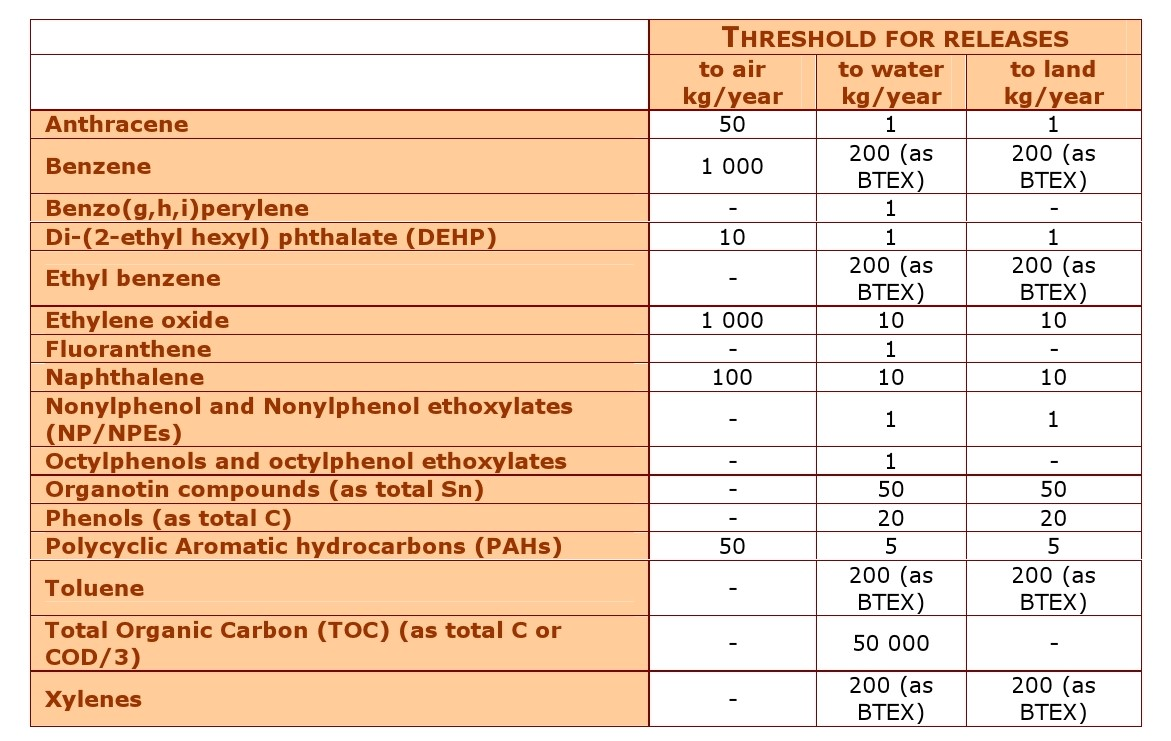
#> input picture table_recognition/test_imgs/sample_01.jpg, 1171 x 741 px; its folder holds only this picture in this run
$ python extract_table.py
#> lines starting #> are read from the running program, lines starting #| are printed output that depends on the picture; after the words box and inside, x2 and y2 are one past the last pixel; in counts of white or black regions, pixels touching at a corner belong together
#> further down, input_image is the input picture: shape (741, 1171, 3); mean B, G, R 188.6, 212.1, 240.5
# -*- coding: utf-8 -*-#
# -------------------------------------------------------------------------------
# Name:         extract-table.py
# Author:       wdf
# Date:         2019/7/9
# IDE：         PyCharm
# Parameters:
#     @param:
#     @param:
# Return：
#
# Description:
# 参考：
# https://answers.opencv.org/question/63847/how-to-extract-tables-from-an-image/  （opencv官方示例）
# https://blog.csdn.net/yomo127/article/details/52045146  （c++版代码）
# https://blog.csdn.net/weixin_34059951/article/details/88151801 （python）
#  输入一张平整的图片，提取横线、竖线、交叉点、绘制表格
#  只对平整的图片有效，旋转表格效果不行

#### 分割单元格步骤
# 1. 读取图像；
# 2. 二值化处理；
# 3. 横向、纵向的膨胀、腐蚀操作，得到横线图img_row和竖线图img_col；
# 4. 得到点图，img_row + img_col=img_dot；
# 5. 得到线图，img_row × img_col=img_line（线图只是拿来看看的，后续没有用到）；
# 6. 浓缩点团到单个像素；
# 7. 开始遍历各行的点，将各个单元格从二值图像上裁剪出来，保存到temp文件夹。
# ---------------------
# 原文：https://blog.csdn.net/muxiong0308/article/details/80969355 （python实现）
# 注释+C++实现：https://blog.csdn.net/yomo127/article/details/52045146 （逐行注释）
# Usage： 若表格内容仍被处理为边框，可以调整腐蚀、膨胀函数的参数，比如调大处理次数（iteration）
# -------------------------------------------------------------------------------
import cv2
import json
import numpy as np
from pathlib import Path
import progressbar
from matplotlib import pyplot as plt


def iter_all_files(folder_dir):
    '''
    遍历文件夹里所有文件，
    过滤掉其他文字（如俄罗斯文）
    输入示例：
    ROOT_DIR = Path('..')
    IMAGE_DIR = ROOT_DIR / Path('img')
    iter_all_files(IMAGE_DIR)

    :param folder_dir: 输入文件夹路径
    :return: 文件夹内所有文件名的列表（只返回jpg文件）
    '''
    capital = [chr(x) for x in range(65,91)]
    lowercase = [chr(x) for x in range(97, 123)]
    capital.extend(lowercase)
    im_files = [f for f in folder_dir.iterdir() if f.suffix == '.jpg' and f.stem[0] in capital]
    # [11 lines of commented-out code are left out]
    return im_files


def get_rec(img):
    """
    获取单元格顶点坐标
    :param img:
    :return:
    """
    # 在mask那张图上通过findContours 找到轮廓，判断轮廓形状和大小是否为表格。
    contours, hierarchy = cv2.findContours(img, cv2.RETR_TREE, cv2.CHAIN_APPROX_SIMPLE) # img, hierarchy retrival mode, contour approx. method
    contours_poly = [0] * len(contours)
    # print("len contours",len(contours))
    boundRect = [0] * len(contours)
    rois = []
    rois_list = []
    for i in range(len(contours)):
        cnt = contours[i]
        # approxPolyDP 函数用来逼近区域成为一个形状，true值表示产生的区域为闭合区域。
        contours_poly[i] = cv2.approxPolyDP(cnt, 2, True)
        # boundingRect为将这片区域转化为矩形，此矩形包含输入的形状。
        boundRect[i] = cv2.boundingRect(contours_poly[i])
        rois.append(np.array(boundRect[i]))
        rois_list.append(list(boundRect[i]))
        # img = cv2.rectangle(img_bak, (boundRect[i][0], boundRect[i][1]), (boundRect[i][2], boundRect[i][3]),
        #                     (255, 255, 255), 1, 8, 0)
    # rois = split_rec(rois)
    # print("len rois", len(rois_list))
    return rois_list, rois


def get_total_row_cols(x):
    '''
    # # 输入交点列表，计算每行一共有多少个点
    # 输出为点的行偏移、本行点数（字典形式）
    # 格式
    #  [58, 174, 1, 1],
    #  [557, 145, 1, 1],
    #  [513, 145, 1, 1],
    #  [471, 145, 1, 1],
    #  [58, 145, 1, 1]]
    :param x:
    :return:
    '''

    row = {}
    num = 1
    for i in range(len(x) - 1):
        if x[i][1] == x[i + 1][1]:
            num += 1
            row[x[i][1]] = num
        else:
            num = 1
    return row


def clean_dots(row, err=1):
    # 输入一个列表，指定一个精度，key之间小于该精度的，归为一类
    # err = 2  # 允许的误差
    '''
    # 例如本例，452和451相近，归为一类
    # d = {770: 5, 730: 5, 683: 5, 644: 5, 617: 5, 471: 3, 470: 2, 452: 3, 451: 2, 414: 5, 360: 5, 286: 5, 50: 5}
    '''
    d = row  # 输入的字典（横坐标：该行点数）
    d_keys = list(d.keys())
    for i in range(len(d_keys) - 1):
        #     print(d_keys[i],d_keys[i+1])
        if abs(d_keys[i + 1] - d_keys[i]) < err:  # 两个点在误差允许范围内很接近
            #         print(d[d_keys[i]] + d[d_keys[i+1]])  # 两点总数合并
            d[d_keys[i + 1]] = d[d_keys[i]] + d[d_keys[i + 1]]  # 两点总数合并
            del d[d_keys[i]]  # 删除其中一个
    # print(d)
    return d  # 清洗后的字典{横坐标：该行点数}


def get_dots(x, row):
    # 得到点的坐标
    # 输入：
    #   点列表x，
    #   每行点数
    results = []
    # print("坐标值， 本行点数")
    for key in row:
        #     print(row[key])
        #     print("*"*50)
        #     print(key, row[key])
        for val in range(row[key]):
            #         print(key)
            yy = key
            xx = [val[0] for val in x if val[1] == yy]
            result = [[x, yy] for x in xx]
        # print(result)
        results.append(result)
    return results


def get_bounding_box(results):
    '''
    # 得到bounding box的对角线两点坐标（右下角、左上角）
    # 决定提取单元格效果的关键是设计的人工规则
    :param results: results = get_dots(row)
    :return: 对角两点坐标列表
    '''
    bounding_box = []
    for i in range(len(results) - 1):
        col_down = results[i]
        col_up = results[i + 1]
        #         print(col_down)
        #         print(col_up)
        len_down, len_up = len(col_down), len(col_up)
        #         print(len_down,len_up)

        if len_down == len_up:  # 上下两行点数相同，直接取对角点
            #             print("上下两行点数相同，直接取对角点")
            for j in range(len(col_down) - 1):
                # print(col_down[j], col_up[j + 1])
                bounding_box.append([col_down[j], col_up[j + 1]])
        elif len_down > len_up:  # 下面点数多：
            #             print("下面点数多")
            for j in range(len(col_up) - 1):
                k = j  # k存储多的点
                while k < len_down - 1:  # 遍历下面所有的点（点数多的那条直线）
                    if col_down[k + 1][0] == col_up[j + 1][0] :  # 末尾两点匹配，且开头两点匹配
                        # print(col_down[k], col_up[j + 1])
                        bounding_box.append([col_down[j], col_up[j + 1]])
                    k += 1
        else:  # 上面点数多
            #             print("上面点数多")
            for j in range(len(col_down) - 1):
                k = j  # k存储多的点
                while k < len_up - 1:  # 遍历上面所有的点（点数多的那条直线）
                    if col_up[k + 1][0] == col_down[j + 1][0] and col_down[j][0] in col_up[k+1]:  # 末尾两点匹配，且开头两点匹配
                        # print(col_down[j], col_up[k + 1])
                        bounding_box.append([col_down[j], col_up[k + 1]])
                    k += 1
    return bounding_box


def draw_bbox(img, bboxs, img_name='None', save=False, show=True):
    """
    可视化单元格
    输入：图像、坐标列表
    :param img:
    :param bboxs: 输入的单元格坐标列表，格式：[左下角、右上角]
    :param save:
        True: 保存成图像,图像名为“原图像_box.jpg”
        False: 不保存，只可视化
    :param img_name: 若指定save 为True，则需指定该项
    :return:
    """
    for i in range(len(bboxs)):
        '''
        cv2.rectangle 的两个参数分别代表矩形的左上角和右下角两个点，
        而且 x 坐标轴是水平方向的，y 坐标轴是垂直方向的。

        x1,y1 ------     -> x
        |          |
        |          |
        |          |
        --------x2,y2
        ∨
        y

        '''
        for i in range(len(bboxs)):
            pt1 = (bboxs[i][1][0], bboxs[i][1][1])  # 左上角
            pt2 = (bboxs[i][0][0], bboxs[i][0][1])  # 右下角

            img = cv2.rectangle(img,
                                pt1=pt1,
                                pt2=pt2,
                                color=(255, 0, 0),
                                thickness=2,
                                lineType=1,
                                shift=0)
    if save:
        # assert img_name != 'None', "如需保存结果，应指定图像名"
        result_name = "./results/" + img_name + ".jpg"
        cv2.imwrite(filename=result_name, img=img)
        output_json = Path('./results_label') / Path(f'{img_name}.json')
        with output_json.open('w', encoding='utf-8') as f:
            json.dump(bboxs, f)

    if show:  # 可视化
        cv2.imshow("contour", img)


def extract_lines(image, scale=20, erode_iters=1, dilate_iters=2, show=True):
    # 输入一张图片，提取横线、竖线
    '''
    :param image:  image = cv2.imread(img_path,1)
    :param scale:     scale = 20 # 这个值越大，检测到的直线越多
    :param erode_iters: 腐蚀的次数
    :param dilate_iters: 膨胀的次数
    :param show 是否可视化
    :return: dilatedcol, dilatedrow : 得到的竖线、横线
    '''
#> called with scale = 20, erode_iters = 1, dilate_iters = 2, show = True

    # 二值化
    gray = cv2.cvtColor(image, cv2.COLOR_BGR2GRAY)
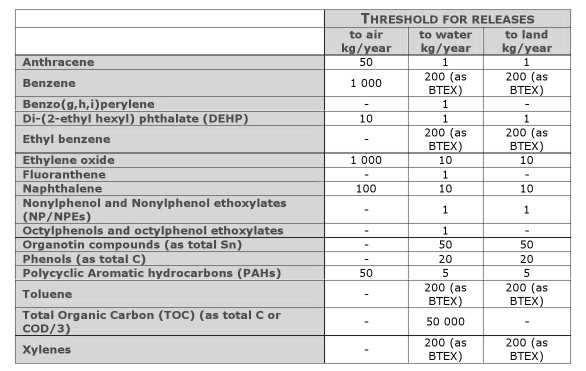
#> gray: shape (741, 1171) (shown at 1/2 size); min 0, max 255, mean 218
    binary = cv2.adaptiveThreshold(~gray, 255,  # ~取反，很重要，使二值化后的图片是黑底白字
                                   cv2.ADAPTIVE_THRESH_GAUSSIAN_C, cv2.THRESH_BINARY, 15, -10) # block_size, C
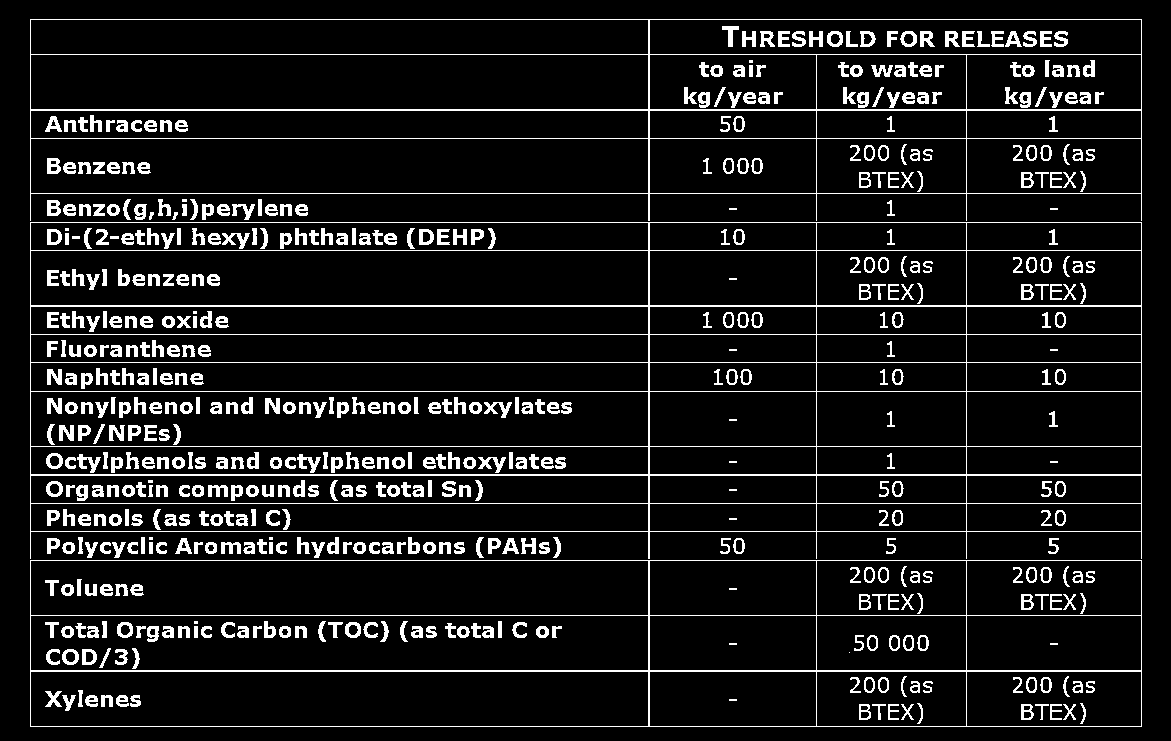
#> binary: shape (741, 1171); 9.3% white; 551 white regions (23 under 20 px), largest, box (x1, y1, x2, y2) and area: (30, 222, 1142, 559) 15294, (30, 19, 1142, 221) 7780, (30, 560, 1142, 727) 6532
    # cv2.imshow("binary ", binary)

    rows, cols = binary.shape

    # 识别横线
    kernel = cv2.getStructuringElement(cv2.MORPH_RECT, (cols // scale, 1))
    # getStructuringElement： Returns a structuring element of the specified size and shape for morphological operations.
    #  (cols // scale, 1) 为了获取横向的表格线，设置腐蚀和膨胀的操作区域为一个比较大的横向直条
    eroded = cv2.erode(binary, kernel, iterations=erode_iters)
#> eroded: shape (741, 1171); 2.8% white in thin lines or dots, all inside (x1, y1, x2, y2) = (59, 19, 1114, 727)
    # cv2.imshow("Eroded Image",eroded)
    dilatedcol = cv2.dilate(eroded, kernel, iterations=dilate_iters)  # 为了是表格闭合，故意使得到的横向更长（以得到交点——bounding-box）
#> dilatedcol: shape (741, 1171); 3.1% white in thin lines or dots

    # 识别竖线
    kernel = cv2.getStructuringElement(cv2.MORPH_RECT, (1, rows // scale))
    # 竖直方向上线条获取的步骤同上，唯一的区别在于腐蚀膨胀的区域为一个宽为1，高为缩放后的图片高度的一个竖长形直条
    eroded = cv2.erode(binary, kernel, iterations=erode_iters)
#> eroded: shape (741, 1171); 0.41% white in thin lines or dots, all inside (x1, y1, x2, y2) = (30, 37, 1142, 709)
    dilatedrow = cv2.dilate(eroded, kernel, iterations=dilate_iters)  # 为了是表格闭合，故意使线变长
#> dilatedrow: shape (741, 1171); 0.5% white in thin lines or dots
    if show:
        print("shape:", rows, cols)
#| shape: 741 1171
        cv2.imshow("Dilated col", dilatedcol)
        cv2.imshow("Dilated row", dilatedrow)
        # 绘制出横线、竖线
        merge = cv2.add(dilatedcol, dilatedrow)
#> merge: shape (741, 1171); 3.6% white in thin lines or dots
        cv2.imshow("col & row", merge)
    return dilatedcol, dilatedrow


def get_bit_wise(col, row, show=True):
    '''
    输入横线、竖线，得到交点
    :param col: 竖线
    :param row: 横线
    :return:
    '''
#> called with show = True
    # 标识交点
    bitwiseAnd = cv2.bitwise_and(col, row)
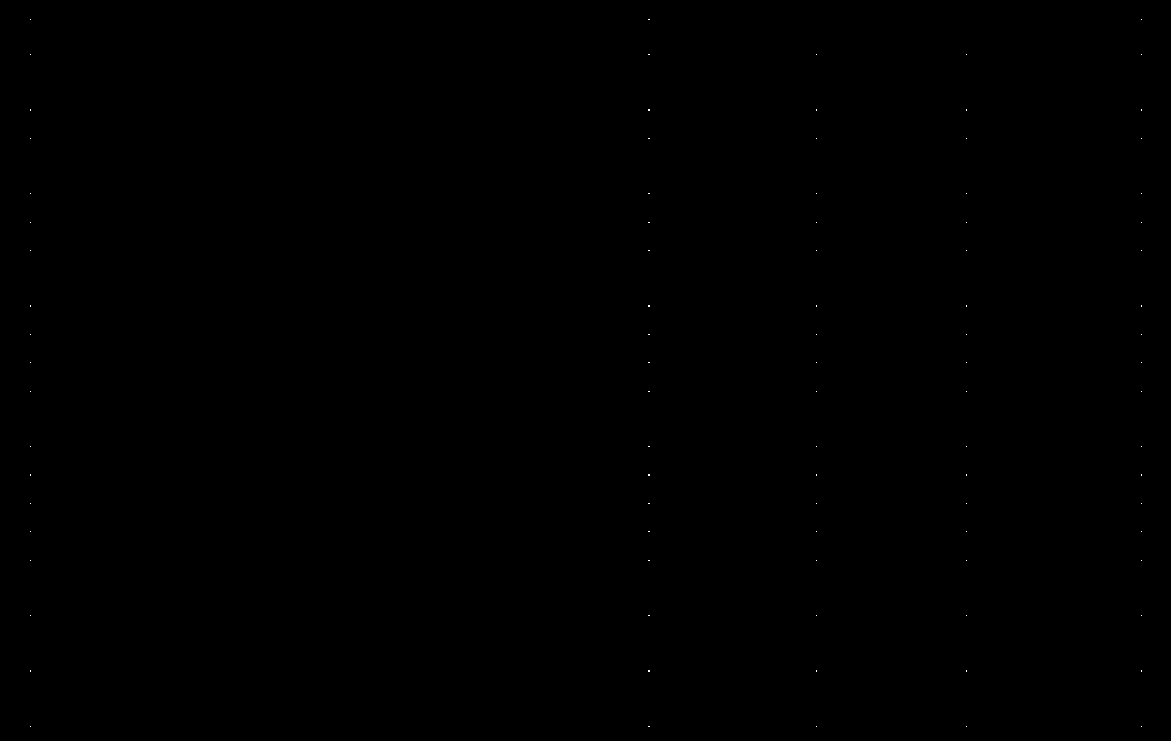
#> bitwiseAnd: shape (741, 1171); 0.02% white in thin lines or dots
    if show:
        cv2.imshow("bitwiseAnd Image", bitwiseAnd)
    return bitwiseAnd


def process_single_image(image, show=True, save=False, scale=20, erode_iters=1, dilate_iters=2):
    '''
    输入单个图像路径
    1. 提取表格线
    2. 得到横线、竖线的交点
    3. 通过交点找到矩形单元格坐标
    4. 计算每一行有多少点
    5. 清洗合并点（有些横不平、竖不直，只差一两个像素）
    6. 把点转化成bounding box格式（左上角、右下角）
    7. 可视化
    :param img_path: 非字符串格式，是pathlib.Path('./img')格式，方便后续提取图像名、保存结果
    :param scale=20, 越大提取的线越多
    :param  erode_iters=1
    :param  dilate_iters=2
    :param
    :return:
    '''
    #img_name = img.stem  # 用于保存结果
    #img_path = str(img_path)
    #image = cv2.imread(img_path, 1)

    dilatedcol, dilatedrow = extract_lines(image, scale=scale, erode_iters=erode_iters, dilate_iters=dilate_iters,
                                           show=show)

    bitwiseAnd = get_bit_wise(col=dilatedcol, row=dilatedrow, show=show)
    rois_list, rois = get_rec(bitwiseAnd)
#> in get_rec, `contours, hierarchy = cv2.findContours(img, cv2.RETR_TREE, cv2.CHAIN_A..`: contours = 93 contours, all with area under 20
#> in get_rec, `contours_poly = [0] * len(contours)`: contours_poly = 93 values from 0 to 0
#> the loop in get_rec, `for i in range(len(contours)):` made 93 passes
#> cnt on passes 1 to 8: [[1141, 726]], [[966, 726]], [[816, 726]], [[648, 726], [649, 726]], [[30, 726]], [[1141, 670], [1141, 671]], [[966, 670], [966, 671]], [[816, 670], [816, 671]]
#> after the loop in get_rec, `for i in range(len(contours)):`: boundRect = 93 items, first 6: (1141, 726, 1, 1), (966, 726, 1, 1), (816, 726, 1, 1), (648, 726, 1, 1), (30, 726, 1, 1), (1141, 670, 1, 1); contours_poly = 93 contours, all with area under 20; rois = 93 items, first 6: [1141, 726, 1, 1], [966, 726, 1, 1], [816, 726, 1, 1], [648, 726, 1, 1], [30, 726, 1, 1], [1141, 670, 1, 1]; rois_list has the same summary as rois
#> rois_list has the same summary as rois in get_rec
    # print(rois_list)
    # print(len(rois_list))
    row = get_total_row_cols(x=rois_list)
#> the loop in get_total_row_cols, `for i in range(len(x) - 1):` made 92 passes
#> num on passes 1 to 8: 2, 3, 4, 5, 1, 2, 3, 4
#> after the loop in get_total_row_cols, `for i in range(len(x) - 1):`: row = 19 items
#> row = 19 items
    row = clean_dots(row)
#> in clean_dots, `d_keys = list(d.keys())`: d_keys = [726, 670, 615, 560, 531, 503, 474, 446, 391, 362, 334, 305, 250, 222, 193, 138, 109, 54, 19]
#> the loop in clean_dots, `for i in range(len(d_keys) - 1):` made 18 passes
    results = get_dots(x=rois_list, row=row)
#> the loop in get_dots, `for key in row: #     print(row[key]) #     print("*"*50)` made 19 passes
#> key on passes 1 to 8: 726, 670, 615, 560, 531, 503, 474, 446
#> after the loop in get_dots, `for key in row:`: results = 19 items
#> results = 19 items

    bounding_boxs = get_bounding_box(results)
#> the loop in get_bounding_box, `for i in range(len(results) - 1):` made 18 passes
#> (col_down, col_up, len_up) on passes 1 to 3: ([[1141, 726], [966, 726], [816, 726], [648, 726], [30, 726]], [[1141, 670], [966, 670], [816, 670], [648, 670], [30, 670]], 5), ([[1141, 670], [966, 670], [816, 670], [648, 670], [30, 670]], [[1141, 615], [966, 615], [816, 615], [648, 615], [30, 615]], 5), ([[1141, 615], [966, 615], [816, 615], [648, 615], [30, 615]], [[1141, 560], [966, 560], [816, 560], [648, 560], [30, 560]], 5)
#> after the loop in get_bounding_box, `for i in range(len(results) - 1):`: bounding_box = 70 items
#> bounding_boxs = 70 items


    # 绘制单元格，save=False，可视化
    # save = True，指定img_name,保存图像
    draw_bbox(image, bounding_boxs, save=save, show=show)
#> the loop in draw_bbox, `for i in range(len(bboxs)):` made 70 passes
#> after the loop in draw_bbox, `for i in range(len(bboxs)):`:
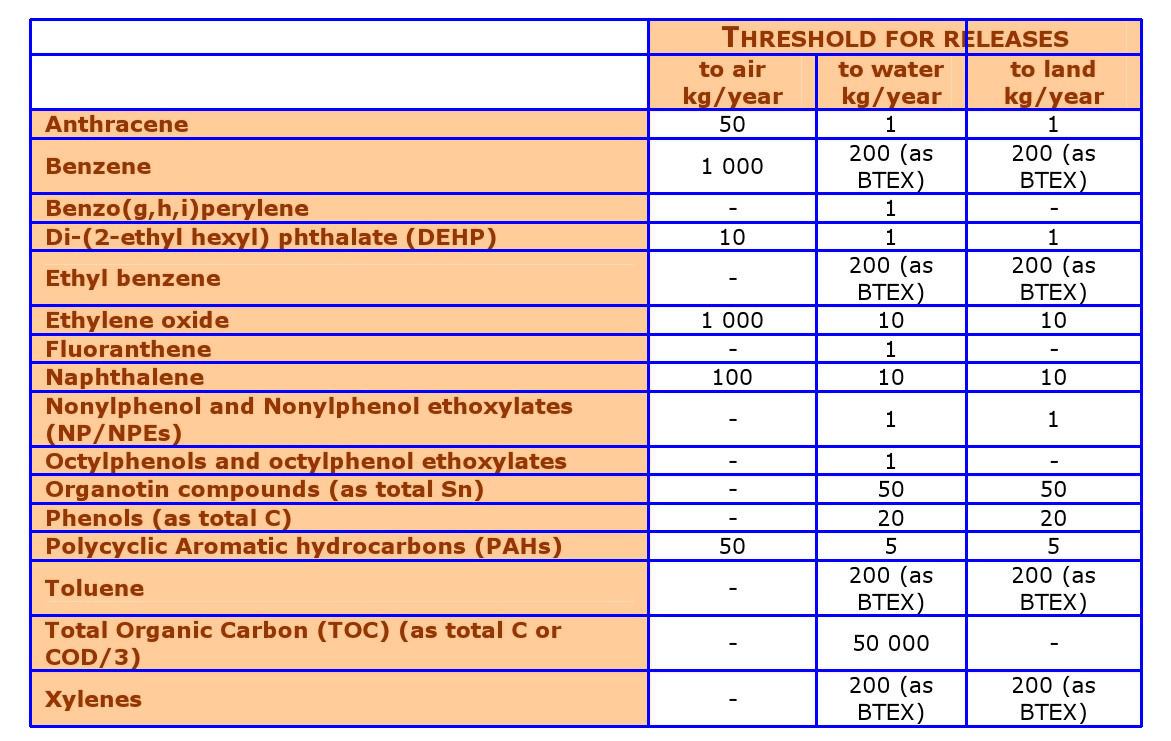
#> img: shape (741, 1171, 3); mean B, G, R 199.3, 200.1, 225.2

    if show:
        print("bounding_boxs:",bounding_boxs)
#> (printed output is left out)
        print("len(bounding_boxs):", len(bounding_boxs))
#| len(bounding_boxs): 70
        cv2.imshow("img", image)
        cv2.waitKey(0)

    return bounding_boxs # [...., [[x_max, y_max], [x_min, y_min]], ....]


if __name__ == '__main__':
    ROOT_DIR= Path('table_recognition/test_imgs') # ADJUST THE PATH
    imgs_list = iter_all_files(ROOT_DIR)

    w = progressbar.widgets
    widgets = ['Progress: ', w.Percentage(), ' ', w.Bar('#'), ' ', w.Timer(),
               ' ', w.ETA(), ' ', w.FileTransferSpeed()]
    progress = progressbar.ProgressBar(widgets=widgets)
    for img in progress(imgs_list):
        #print(img)
        # process_single_image(img,show=True,save=False)
        input_image = cv2.imread(str(img), 1)
        cell_boxes = process_single_image(input_image, show=True, save=False)
#> cell_boxes = 70 items

    print(cell_boxes)
#> (printed output is left out)

# 参考： https://blog.csdn.net/yomo127/article/details/52045146
